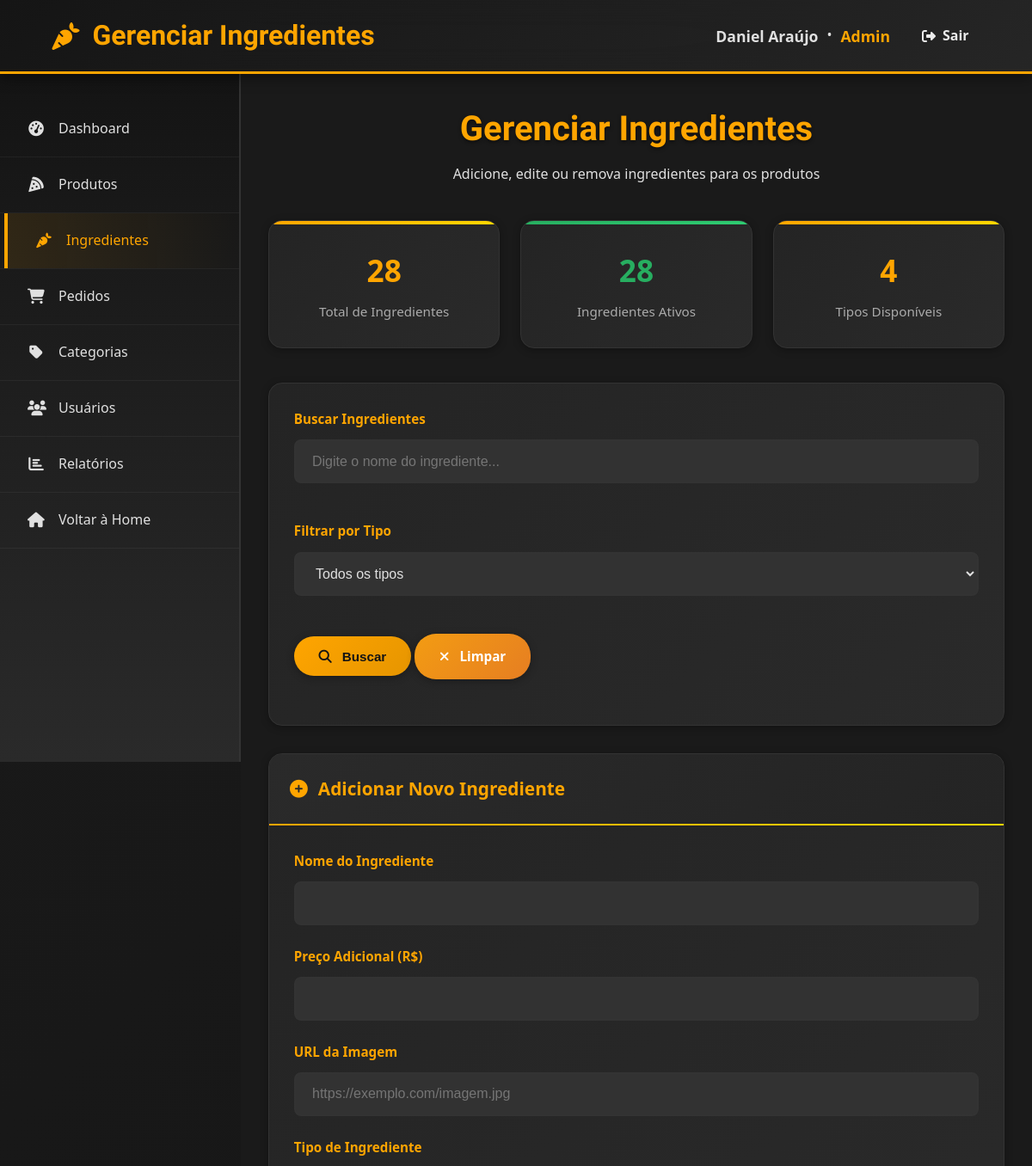
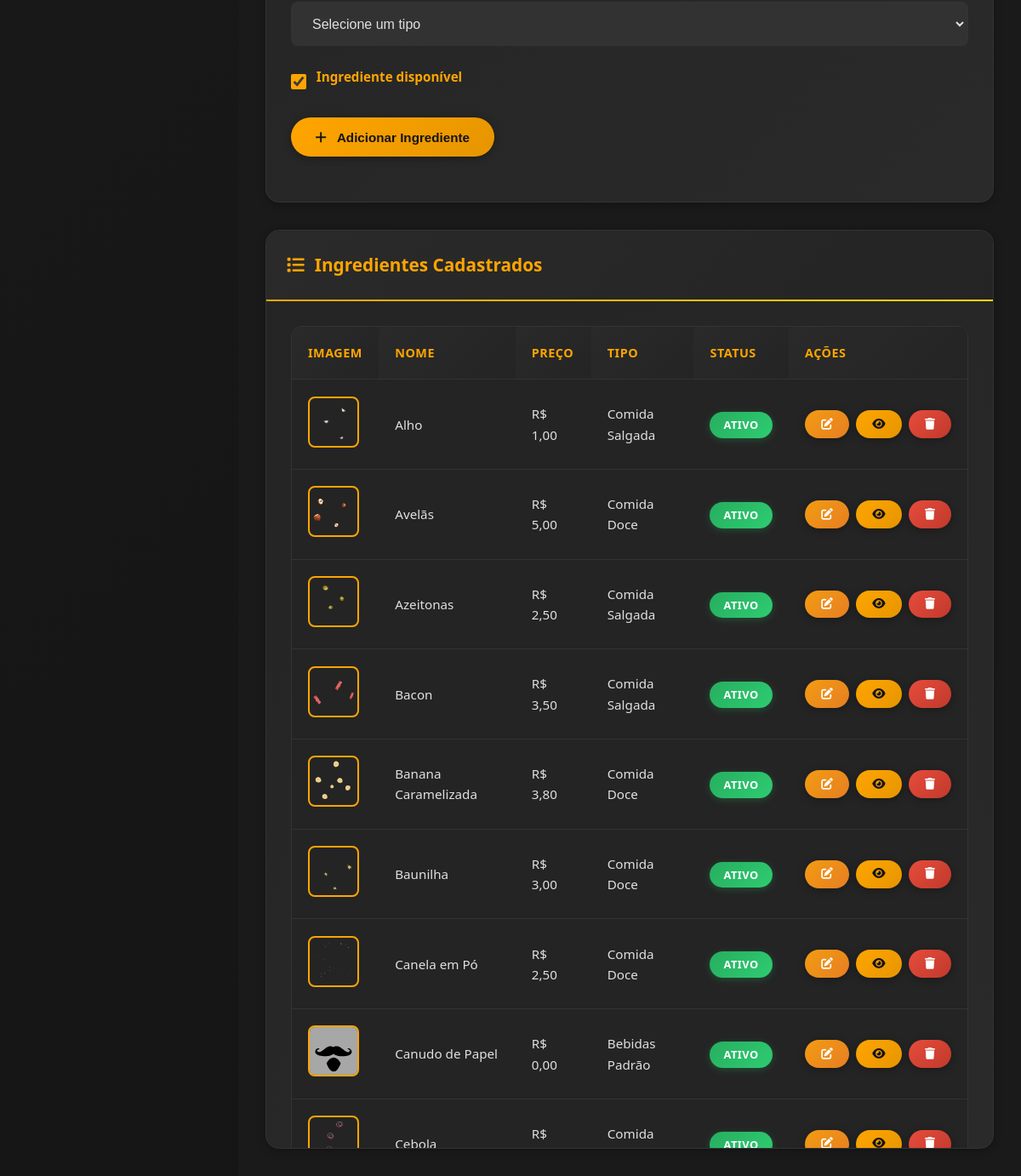
The page /restrito/funcionario/ingredientes.php (signed in) on the database its author committed (2 pictures, top to bottom).
### tables this page shows
CREATE TABLE ingredientes (
    id 				INT NOT NULL AUTO_INCREMENT PRIMARY KEY,
    tipo_id         INT NOT NULL,
	nome 			VARCHAR(64) NOT NULL,
    quantidade		INT NOT NULL DEFAULT 1,
    preco 			DECIMAL(5, 2) NOT NULL,
    imagem 			VARCHAR(255),
    disponivel 		BOOLEAN DEFAULT TRUE,

    FOREIGN KEY (tipo_id) REFERENCES tipos_categoria (id)
);

CREATE TABLE tipos_categoria (
	id				INT NOT NULL AUTO_INCREMENT PRIMARY KEY,
    nome			VARCHAR(45)
);

### restrito/funcionario/ingredientes.php (the view, shortened to what this page needs)
<?php
include "../conexao.php";
$busca = isset($_GET['busca']) ? mysqli_real_escape_string($conn, $_GET['busca']) : '';
$sql_ingredientes = "SELECT i.*, t.nome as tipo_nome
                     FROM ingredientes i
                     LEFT JOIN tipos_categoria t ON i.tipo_id = t.id
                     WHERE 1=1";
$sql_ingredientes .= " ORDER BY i.nome";
$result_ingredientes = mysqli_query($conn, $sql_ingredientes);
$ingredientes = mysqli_fetch_all($result_ingredientes, MYSQLI_ASSOC);
$sql_tipos = "SELECT * FROM tipos_categoria ORDER BY nome";
$result_tipos = mysqli_query($conn, $sql_tipos);
$tipos = mysqli_fetch_all($result_tipos, MYSQLI_ASSOC);
$sql_ativos = "SELECT COUNT(*) as total FROM ingredientes WHERE disponivel = 1";
$result_ativos = mysqli_query($conn, $sql_ativos);
$ativos = mysqli_fetch_assoc($result_ativos)['total'];
?>
<!DOCTYPE html>
<html lang="pt-BR">
<head>
    <link rel="stylesheet" href="https://cdnjs.cloudflare.com/ajax/libs/font-awesome/6.0.0/css/all.min.css">
    <link rel="stylesheet" href="../assets/css/funcionario.css">
</head>
<body>
    <header class="admin-header">
        <nav class="admin-nav">
            <div class="admin-logo">
                <h1><i class="fa-solid fa-carrot"></i> Gerenciar Ingredientes</h1>
            </div>
            <div class="admin-user">
                <div class="admin-user-info">
                    <div class="admin-user-name"><?php echo htmlspecialchars($_SESSION['nome']); ?></div>
                    &bull;
                    <div class="admin-user-role"><?php echo htmlspecialchars($_SESSION['class_nome']); ?></div>
                </div>
                <a href="../../logout.php" class="logout-btn">
                    <i class="fas fa-sign-out-alt"></i> Sair
                </a>
            </div>
        </nav>
    </header>
    <div class="admin-container">
        <aside class="admin-sidebar">
            <ul class="admin-menu">
                <li><a href="index.php"><i class="fas fa-tachometer-alt"></i> Dashboard</a></li>
                <li><a href="produtos.php"><i class="fas fa-pizza-slice"></i> Produtos</a></li>
                <li><a href="#" class="active"><i class="fas fa-carrot"></i> Ingredientes</a></li>
                <li><a href="pedidos.php"><i class="fas fa-shopping-cart"></i> Pedidos</a></li>
                <li><a href="categorias.php"><i class="fas fa-tag"></i> Categorias</a></li>
                <li><a href="usuarios.php"><i class="fas fa-users"></i> Usuários</a></li>
                <li><a href="relatorios.php"><i class="fas fa-chart-bar"></i> Relatórios</a></li>
                <li><a href="../index.php"><i class="fas fa-home"></i> Voltar à Home</a></li>
            </ul>
        </aside>
        <main class="admin-content">
            <div class="page-header">
                <div>
                    <h1 class="page-title">Gerenciar Ingredientes</h1>
                    <p>Adicione, edite ou remova ingredientes para os produtos</p>
                </div>
            </div>
            <div class="stats-cards">
                <div class="stat-card">
                    <span class="stat-number"><?php echo count($ingredientes); ?></span>
                    <span class="stat-label">Total de Ingredientes</span>
                </div>
                <div class="stat-card success">
                    <span class="stat-number"><?php echo $ativos; ?></span>
                    <span class="stat-label">Ingredientes Ativos</span>
                </div>
                <div class="stat-card">
                    <span class="stat-number"><?php echo count($tipos); ?></span>
                    <span class="stat-label">Tipos Disponíveis</span>
                </div>
            </div>
            <section class="filters-section">
                <form method="GET" class="filters-form">
                    <div class="form-group">
                        <label for="busca">Buscar Ingredientes</label>
                        <input type="text" class="form-control" id="busca" name="busca"
                               value="<?php echo htmlspecialchars($busca); ?>"
                               placeholder="Digite o nome do ingrediente...">
                    </div>
                    <div class="form-group">
                        <label for="tipo">Filtrar por Tipo</label>
                        <select class="form-control" id="tipo" name="tipo">
                            <option value="">Todos os tipos</option>
                        </select>
                    </div>
                    <div class="form-group">
                        <button type="submit" class="btn btn-primary">
                            <i class="fas fa-search"></i> Buscar
                        </button>
                        <a href="ingredientes.php" class="btn btn-warning">
                            <i class="fas fa-times"></i> Limpar
                        </a>
                    </div>
                </form>
            </section>
            <div class="admin-sections">
                <section class="section-card">
                    <div class="section-header">
                        <h2><i class="fas fa-plus-circle"></i>
                            <span id="formTitle">Adicionar Novo Ingrediente</span>
                        </h2>
                    </div>
                    <div class="section-content">
                        <form method="POST" id="ingredienteForm">
                            <div class="form-group">
                                <label for="nome">Nome do Ingrediente</label>
                                <input type="text" class="form-control" id="nome" name="nome" required>
                            </div>
                            <div class="form-group">
                                <label for="preco">Preço Adicional (R$)</label>
                                <input type="number" class="form-control" id="preco" name="preco" step="0.01" min="0" required>
                            </div>
                            <div class="form-group">
                                <label for="imagem">URL da Imagem</label>
                                <input type="text" class="form-control" id="imagem" name="imagem" placeholder="https://exemplo.com/imagem.jpg">
                            </div>
                            <div class="form-group">
                                <label for="tipo_id">Tipo de Ingrediente</label>
                                <select class="form-control" id="tipo_id" name="tipo_id" required>
                                    <option value="">Selecione um tipo</option>
                                </select>
                            </div>
                            <div class="form-group">
                                <div class="checkbox-group">
                                    <input type="checkbox" id="disponivel" name="disponivel" value="1" checked>
                                    <label for="disponivel">Ingrediente disponível</label>
                                </div>
                            </div>
                            <div class="form-group">
                                <button type="submit" name="adicionar_ingrediente" class="btn btn-primary" id="submitBtn">
                                    <i class="fas fa-plus"></i> Adicionar Ingrediente
                                </button>
                            </div>
                        </form>
                    </div>
                </section>
                <section class="section-card">
                    <div class="section-header">
                        <h2><i class="fas fa-list"></i> Ingredientes Cadastrados</h2>
                    </div>
                    <div class="section-content">
                        <div class="table-container">
                            <table>
                                <thead>
                                    <tr>
                                        <th>Imagem</th>
                                        <th>Nome</th>
                                        <th>Preço</th>
                                        <th>Tipo</th>
                                        <th>Status</th>
                                        <th>Ações</th>
                                    </tr>
                                </thead>
                                <tbody>
                                    <?php foreach ($ingredientes as $ingrediente): ?>
                                        <tr>
                                            <td>
                                                <?php if ($ingrediente['imagem']): ?>
                                                    <img src="<?php echo htmlspecialchars($ingrediente['imagem']); ?>"
                                                         alt="<?php echo htmlspecialchars($ingrediente['nome']); ?>"
                                                         class="product-image"
                                                         onerror="this.src='../assets/placeholder.svg'">
                                                <?php else: ?>
                                                    <img src="../assets/placeholder.svg"
                                                         alt="Sem imagem"
                                                         class="product-image">
                                                <?php endif; ?>
                                            </td>
                                            <td><?php echo htmlspecialchars($ingrediente['nome']); ?></td>
                                            <td>R$ <?php echo number_format($ingrediente['preco'], 2, ',', '.'); ?></td>
                                            <td><?php echo htmlspecialchars($ingrediente['tipo_nome']); ?></td>
                                            <td>
                                                <span class="status-badge <?php echo $ingrediente['disponivel'] ? 'status-active' : 'status-inactive'; ?>">
                                                    <?php echo $ingrediente['disponivel'] ? 'Ativo' : 'Inativo'; ?>
                                                </span>
                                            </td>
                                            <td>
                                                <div class="actions">
                                                    <button class="btn btn-warning btn-sm"
                                                            onclick="editarIngrediente(<?php echo $ingrediente['id']; ?>)"
                                                            title="Editar">
                                                        <i class="fas fa-edit"></i>
                                                    </button>
                                                    <button class="btn btn-primary btn-sm"
                                                            onclick="visualizarIngrediente(<?php echo $ingrediente['id']; ?>)"
                                                            title="Visualizar">
                                                        <i class="fas fa-eye"></i>
                                                    </button>
                                                    <button class="btn btn-danger btn-sm"
                                                            onclick="confirmarExclusao(<?php echo $ingrediente['id']; ?>, '<?php echo htmlspecialchars($ingrediente['nome']); ?>')"
                                                            title="Excluir">
                                                        <i class="fas fa-trash"></i>
                                                    </button>
                                                </div>
                                            </td>
                                        </tr>
                                    <?php endforeach; ?>
                                </tbody>
                            </table>
                        </div>
                    </div>
                </section>
            </div>
        </main>
    </div>
</body>
</html>

### rows shown on the page
ingredientes: imagem (picture), nome "Alho", preco "1,00", tipo.nome "Comida Salgada", disponivel "ATIVO"
ingredientes: imagem (picture), nome "Avelãs", preco "5,00", tipo.nome "Comida Doce", disponivel "ATIVO"
ingredientes: imagem (picture), nome "Azeitonas", preco "2,50", tipo.nome "Comida Salgada", disponivel "ATIVO"
ingredientes: imagem (picture), nome "Bacon", preco "3,50", tipo.nome "Comida Salgada", disponivel "ATIVO"
ingredientes: imagem (picture), nome "Banana Caramelizada", preco "3,80", tipo.nome "Comida Doce", disponivel "ATIVO"
ingredientes: imagem (picture), nome "Baunilha", preco "3,00", tipo.nome "Comida Doce", disponivel "ATIVO"
ingredientes: imagem (picture), nome "Canela em Pó", preco "2,50", tipo.nome "Comida Doce", disponivel "ATIVO"
ingredientes: imagem (placeholder picture), nome "Canudo de Papel", preco "0,00", tipo.nome "Bebidas Padrão", disponivel "ATIVO"
ingredientes: imagem (picture), nome "Cebola", tipo.nome "Comida…", disponivel "ATIVO"

### other values the page prints
$_SESSION['nome'] "Daniel Araújo"
$_SESSION['class_nome'] "Admin"
count($ingredientes) "28"
$ativos "28"
count($tipos) "4"
